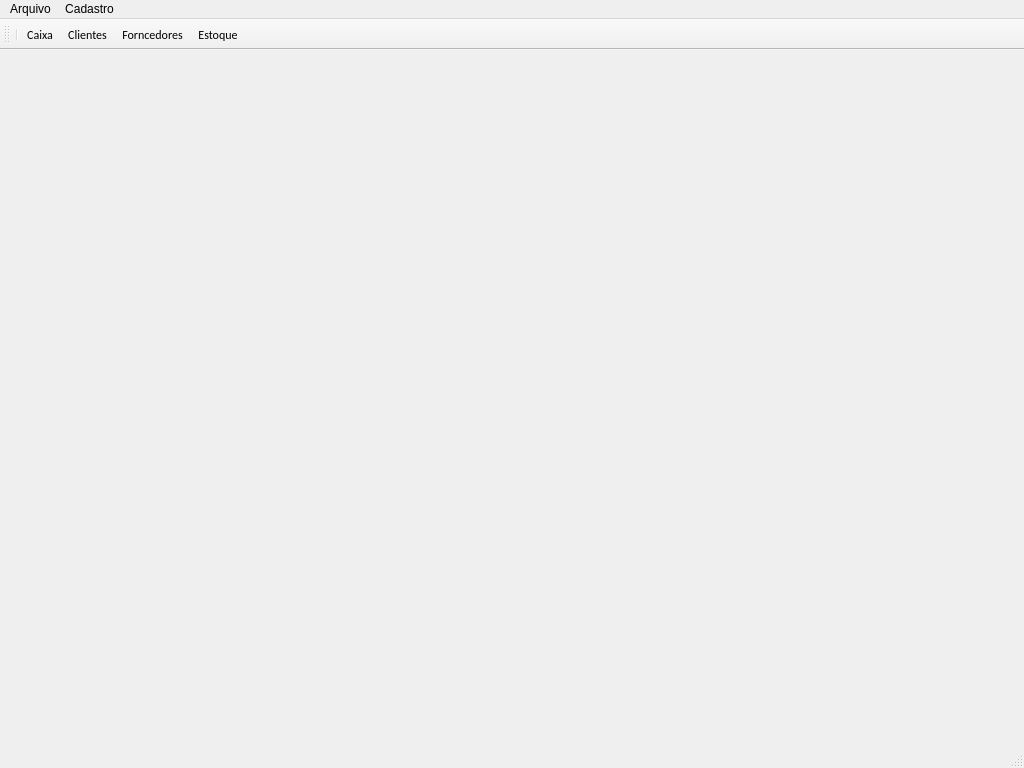
<?xml version="1.0" encoding="UTF-8"?>
<ui version="4.0">
 <class>tela_principal</class>
 <widget class="QMainWindow" name="tela_principal">
  <property name="geometry">
   <rect>
    <x>0</x>
    <y>0</y>
    <width>1024</width>
    <height>768</height>
   </rect>
  </property>
  <property name="windowTitle">
   <string>Sex Shop</string>
  </property>
  <property name="windowIcon">
   <iconset resource="imagens.qrc">
    <normaloff>:/img/logo_sex.png</normaloff>:/img/logo_sex.png</iconset>
  </property>
  <widget class="QWidget" name="centralwidget"/>
  <widget class="QMenuBar" name="menubar">
   <property name="geometry">
    <rect>
     <x>0</x>
     <y>0</y>
     <width>1024</width>
     <height>21</height>
    </rect>
   </property>
   <widget class="QMenu" name="menuArquivo">
    <property name="title">
     <string>Arquivo</string>
    </property>
    <widget class="QMenu" name="menuNovo">
     <property name="font">
      <font>
       <family>MS Shell Dlg 2</family>
       <pointsize>8</pointsize>
       <weight>50</weight>
       <bold>false</bold>
      </font>
     </property>
     <property name="title">
      <string>Novo</string>
     </property>
     <addaction name="realizaar_venda"/>
    </widget>
    <addaction name="separator"/>
    <addaction name="menuNovo"/>
    <addaction name="botao_sair"/>
   </widget>
   <widget class="QMenu" name="menuCadastro">
    <property name="title">
     <string>Cadastro</string>
    </property>
    <addaction name="Cadastrar_cliente"/>
    <addaction name="cadastrar_forncecedor"/>
    <addaction name="cadastrar_produto"/>
   </widget>
   <addaction name="menuArquivo"/>
   <addaction name="menuCadastro"/>
  </widget>
  <widget class="QStatusBar" name="statusbar"/>
  <widget class="QToolBar" name="barra_de_menus">
   <property name="font">
    <font>
     <family>Calibri</family>
     <pointsize>9</pointsize>
    </font>
   </property>
   <property name="windowTitle">
    <string>Barra de menus</string>
   </property>
   <property name="iconSize">
    <size>
     <width>40</width>
     <height>40</height>
    </size>
   </property>
   <attribute name="toolBarArea">
    <enum>TopToolBarArea</enum>
   </attribute>
   <attribute name="toolBarBreak">
    <bool>false</bool>
   </attribute>
   <addaction name="separator"/>
   <addaction name="consultar_caixa"/>
   <addaction name="consultar_clientes"/>
   <addaction name="consultar_fornecedores"/>
   <addaction name="consultar_estoque"/>
  </widget>
  <action name="consultar_clientes">
   <property name="icon">
    <iconset resource="imagens.qrc">
     <normaloff>:/img/Usuario.png</normaloff>:/img/Usuario.png</iconset>
   </property>
   <property name="text">
    <string>Clientes</string>
   </property>
  </action>
  <action name="consultar_caixa">
   <property name="icon">
    <iconset resource="imagens.qrc">
     <normaloff>:/img/caixa.png</normaloff>:/img/caixa.png</iconset>
   </property>
   <property name="text">
    <string>Caixa</string>
   </property>
  </action>
  <action name="consultar_fornecedores">
   <property name="icon">
    <iconset resource="imagens.qrc">
     <normaloff>:/img/fornecedor.png</normaloff>:/img/fornecedor.png</iconset>
   </property>
   <property name="text">
    <string>Forncedores</string>
   </property>
  </action>
  <action name="consultar_estoque">
   <property name="icon">
    <iconset resource="imagens.qrc">
     <normaloff>:/img/estoque2.png</normaloff>:/img/estoque2.png</iconset>
   </property>
   <property name="text">
    <string>Estoque</string>
   </property>
  </action>
  <action name="cadastrar_forncecedor">
   <property name="icon">
    <iconset resource="imagens.qrc">
     <normaloff>:/img/cadastrar_fornecedor.png</normaloff>:/img/cadastrar_fornecedor.png</iconset>
   </property>
   <property name="text">
    <string>Fornecedor</string>
   </property>
  </action>
  <action name="cadastrar_produto">
   <property name="icon">
    <iconset resource="imagens.qrc">
     <normaloff>:/img/cadastrar_produto.png</normaloff>:/img/cadastrar_produto.png</iconset>
   </property>
   <property name="text">
    <string>Produto</string>
   </property>
  </action>
  <action name="realizaar_venda">
   <property name="icon">
    <iconset resource="imagens.qrc">
     <normaloff>:/img/vender.png</normaloff>:/img/vender.png</iconset>
   </property>
   <property name="text">
    <string>Venda</string>
   </property>
   <property name="font">
    <font>
     <family>Calibri</family>
     <pointsize>10</pointsize>
    </font>
   </property>
  </action>
  <action name="Cadastrar_cliente">
   <property name="icon">
    <iconset resource="imagens.qrc">
     <normaloff>:/img/adiciona_clientes.png</normaloff>:/img/adiciona_clientes.png</iconset>
   </property>
   <property name="text">
    <string>Cliente</string>
   </property>
  </action>
  <action name="botao_sair">
   <property name="icon">
    <iconset resource="imagens.qrc">
     <normaloff>:/img/sair.png</normaloff>:/img/sair.png</iconset>
   </property>
   <property name="text">
    <string>Sair</string>
   </property>
  </action>
 </widget>
 <resources>
  <include location="imagens.qrc"/>
 </resources>
 <connections/>
</ui>
